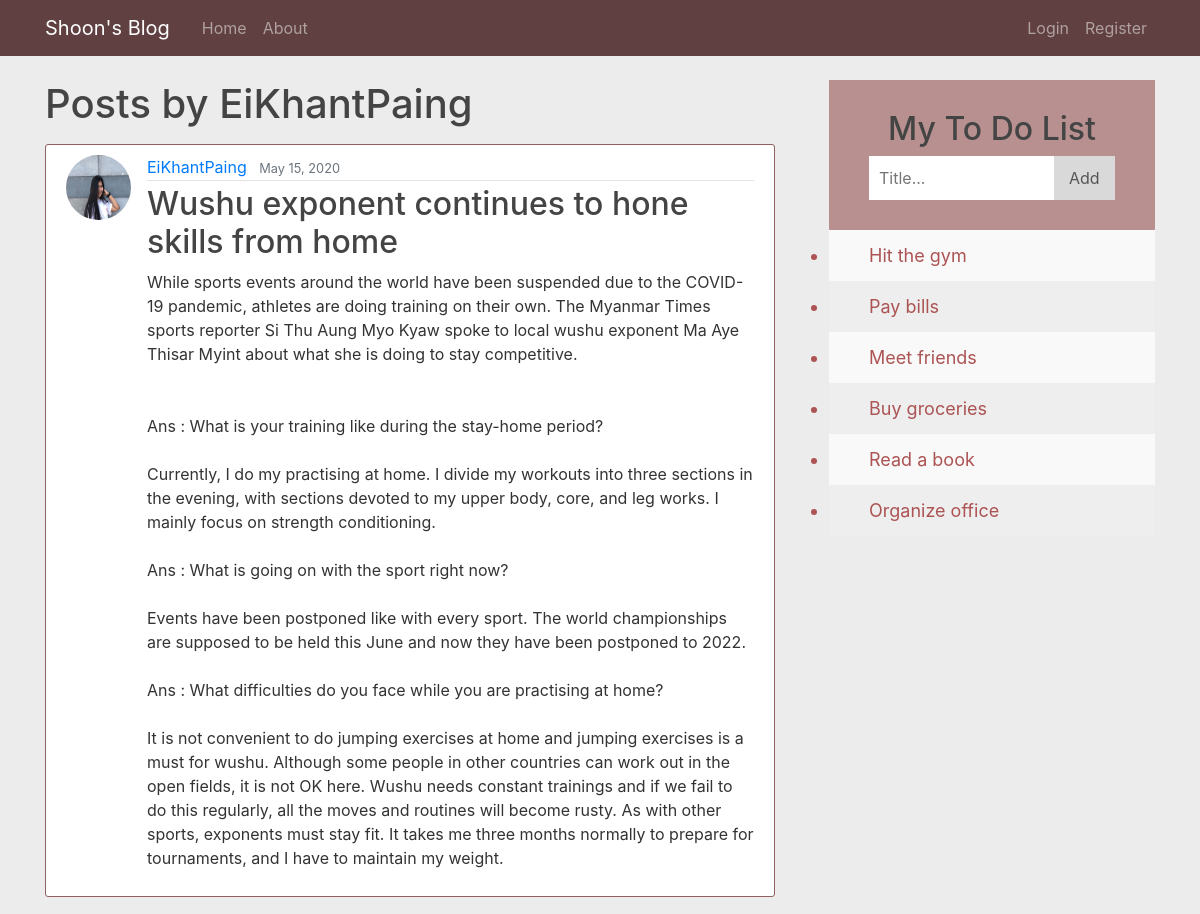
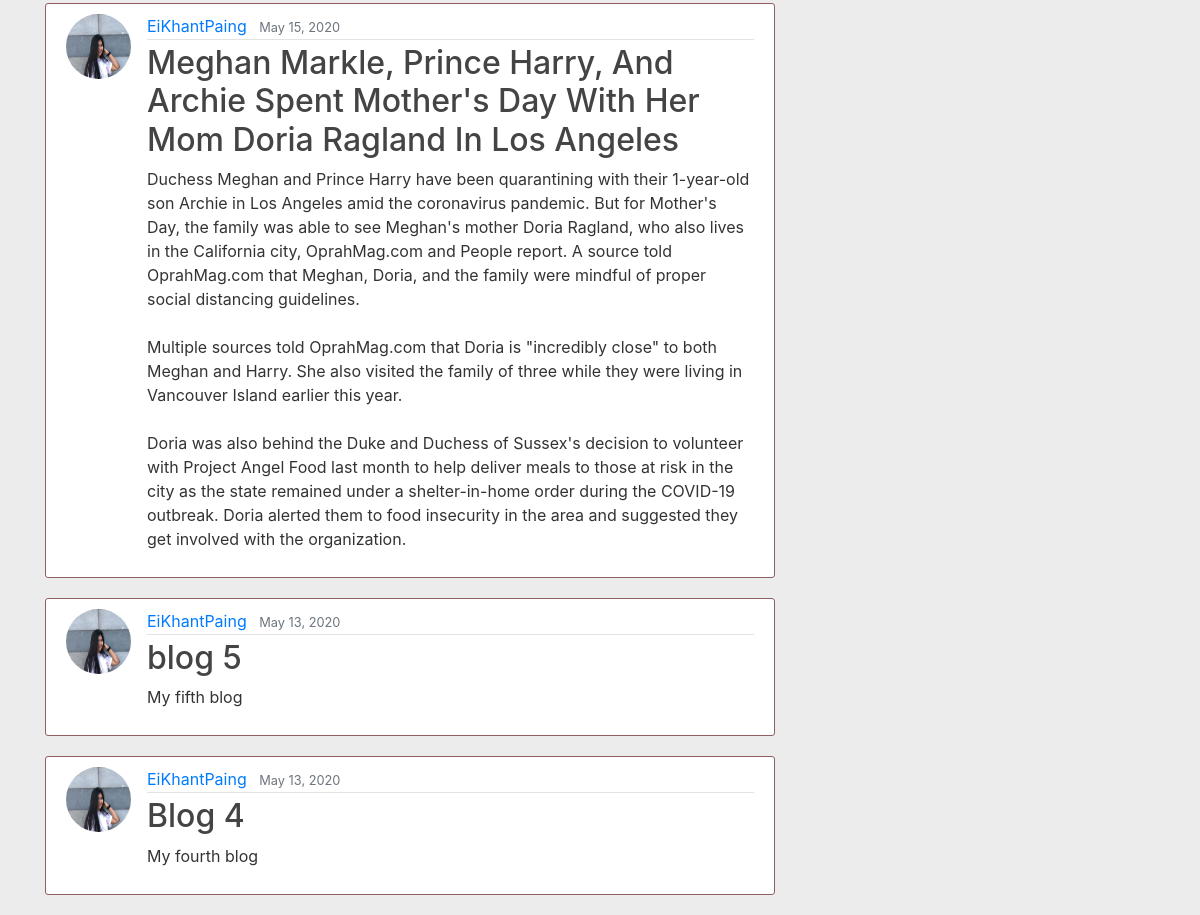
Page /user/EiKhantPaing on the committed database (2 pictures, top to bottom).
### blog/models.py (models this page shows, shortened)
class Post(models.Model):
    title=models.CharField(max_length=100)
    content=models.TextField()
    date=models.DateTimeField(default=timezone.now)
    author=models.ForeignKey(User,on_delete=models.CASCADE)

### users/models.py (models this page shows)
class Profile(models.Model):
    user = models.OneToOneField(User,on_delete=models.CASCADE)
    image = models.ImageField(default='default.jpg',upload_to='profile_pics')

### blog/views.py (the view)
# urls.py: path('user/<str:username>',UserPostListView.as_view(),name='user-post')
class UserPostListView(ListView):
    model = Post
    template_name = 'blog/user_post.html'
    context_object_name = 'posts'
    paginate_by = 5
    def get_queryset(self):
        user = get_object_or_404(User,username=self.kwargs.get('username'))
        return Post.objects.filter(author=user).order_by('-date')

### blog/Templates/blog/user_post.html (shortened to what this page needs)
{% extends "blog/base.html" %}
{% block content %}
    <h1 class="mb-3">Posts by {{ view.kwargs.username }}</h1>
    {% for post in posts %}
        <article class="media content-section">
            <img class="rounded-circle article-img" src="{{ post.author.profile.image.url }}">
            <div class="media-body">
                 <div class="article-metadata">
                   <a class="mr-2" href="{% url 'user-post' post.author.username %}">{{ post.author }}</a>
                     <small class="text-muted">{{ post.date|date:"F d, Y" }}</small>
                 </div>
                <h2><a class="article-title" href="{% url 'post-detail' post.id %}">{{ post.title }}</a></h2>
                 <p class="article-content">{{ post.content }}</p>
            </div>
        </article>
    {% endfor %}
{% endblock content %}

### blog/Templates/blog/base.html (shortened to what this page needs)
{% load static %}
<!DOCTYPE html>
<html lang="en">
<head>
    <link rel="stylesheet" href="https://stackpath.bootstrapcdn.com/bootstrap/4.4.1/css/bootstrap.min.css">
    <link rel="stylesheet" href="{% static 'blog/main.css' %}">
</head>
<body>
<nav class="navbar navbar-expand-md navbar-dark bg-steel fixed-top" >
    <div class="container">
      <a class="navbar-brand mr-4" href="{% url 'blog-home' %}">Shoon's Blog</a>
      <div class="collapse navbar-collapse" id="navbarToggle">
        <div class="navbar-nav mr-auto">
          <a class="nav-item nav-link" href="{% url 'blog-home' %}">Home</a>
          <a class="nav-item nav-link" href="{% url 'blog-about' %}">About</a>
        </div>
        <div class="navbar-nav">
            {% if user.is_authenticated %}
                <a class="nav-item nav-link" href="{% url 'logout' %}">Logout</a>
                <a class="nav-item nav-link" href="{% url 'profile' %}">My Profile</a>
                <a class="nav-item nav-link" href="{% url 'post-create' %}">New Post</a>
            {% else %}
                <a class="nav-item nav-link" href="{% url 'login' %}">Login</a>
                <a class="nav-item nav-link" href="{% url 'register' %}">Register</a>
            {% endif %}
        </div>
      </div>
    </div>
  </nav>
    <main role="main" class="container">
  <div class="row">
    <div class="col-md-8">
      {% block content %}{% endblock %}
    </div>
    <div class="col ml-4">
<div id="myDIV" class="header">
  <h2>My To Do List</h2>
  <input type="text" id="myInput" placeholder="Title...">
  <span onclick="newElement()" class="addBtn">Add</span>
</div>
<ul id="myUL">
  <li>Hit the gym</li>
  <li>Pay bills</li>
  <li>Meet friends</li>
  <li>Buy groceries</li>
  <li>Read a book</li>
  <li>Organize office</li>
</ul>
    </div>
</main>
</body>
</html>

### blog/static/blog/main.css (style rules this page uses)
body { background: #ECECEC; color: #333333; margin-top: 5rem; }
h1, h2, h3, h4, h5, h6 { color: #444444; }
ul { margin: 0; }
.bg-steel { background-color: #604040; }
.content-section { background: #ffffff; padding: 10px 20px; border: 1px solid #906060; border-radius: 3px; margin-bottom: 20px; }
.article-title { color: #444444; }
.article-content { white-space: pre-line; }
.article-img { height: 65px; width: 65px; margin-right: 16px; }
.article-metadata { padding-bottom: 1px; margin-bottom: 4px; border-bottom: 1px solid #e3e3e3; }
* { box-sizing: border-box; }
ul { margin: 0; padding: 0; }
ul li { color: #ac5353; cursor: pointer; position: relative; padding: 12px 8px 12px 40px; background: #eee; font-size: 18px; transition: 0.2s; -webkit-user-select: none; -moz-user-select: none; -ms-user-select: none; user-select: none; }
ul li:nth-child(odd) { background: #f9f9f9; }
.header { background-color: #B89090; padding: 30px 40px; color: white; text-align: center; }
.header:after { content: ""; display: table; clear: both; }
input { margin: 0; border: none; border-radius: 0; width: 75%; padding: 10px; float: left; font-size: 16px; }
.addBtn { padding: 10px; width: 25%; background: #d9d9d9; color: #555; float: left; text-align: center; font-size: 16px; cursor: pointer; transition: 0.3s; border-radius: 0; }

### rows in the picture
Post: author.profile.image (picture), author "EiKhantPaing", date "May 15, 2020", title "Wushu exponent continues to hone skills from home", content "While sports events around the world have been suspended due to the COVID-19 pandemic, athletes are doing training on their own. The Myanmar Times sports reporter Si Thu Aung Myo Kyaw spoke to local wushu exponent Ma Aye Thisar Myint about what she is doing to stay competitive. Ans : What is your training like during the stay-home period? Currently, I do my practising at home. I divide my workouts into three sections in the evening, with sections devoted to my upper body, core, and leg works. I mainly focus on strength conditioning. Ans : What is going on with the sport right now? Events have been postponed like with every sport. The world championships are supposed to be held this June and…"
Post: author.profile.image (picture), author "EiKhantPaing", date "May 15, 2020", title "Meghan Markle, Prince Harry, And Archie Spent Mother's Day With Her Mom Doria Ragland In Los Angeles", content "Duchess Meghan and Prince Harry have been quarantining with their 1-year-old son Archie in Los Angeles amid the coronavirus pandemic. But for Mother's Day, the family was able to see Meghan's mother Doria Ragland, who also lives in the California city, OprahMag.com and People report. A source told OprahMag.com that Meghan, Doria, and the family were mindful of proper social distancing guidelines. Multiple sources told OprahMag.com that Doria is \"incredibly close\" to both Meghan and Harry. She also visited the family of three while they were living in Vancouver Island earlier this year. Doria was also behind the Duke and Duchess of Sussex's decision to volunteer with Project Angel Food last…"
Post: author.profile.image (picture), author "EiKhantPaing", date "May 13, 2020", title "blog 5", content "My fifth blog"
Post: author.profile.image (picture), author "EiKhantPaing", date "May 13, 2020", title "Blog 4", content "My fourth blog"

### other values in the picture
{{ view.kwargs.username }} "EiKhantPaing"
